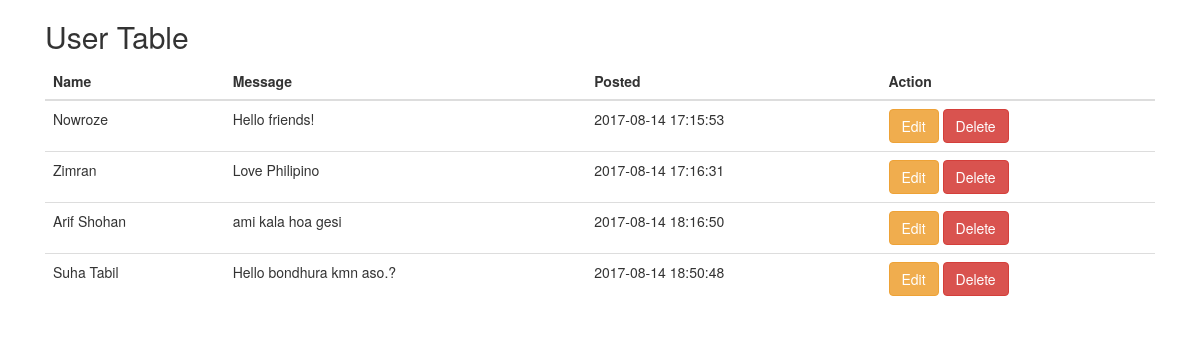
The page /select.php on the database its author committed.
### tables this page shows
CREATE TABLE `posts` (
  `id` int(11) NOT NULL,
  `name` varchar(255) NOT NULL,
  `message` text NOT NULL,
  `created_at` timestamp NOT NULL DEFAULT CURRENT_TIMESTAMP ON UPDATE CURRENT_TIMESTAMP
);

### select.php (the view)
<?php
try {
    $connection = new PDO('mysql:host=localhost; dbname=pdo_ca; charset=utf8', 'root', 'dbbl96811');
    $query = $connection->prepare("SELECT * FROM posts");
    $query->setFetchMode(PDO::FETCH_ASSOC);
    $query->execute();
} catch (PDOException $e) {
    echo "Error: " . $e->getMessage();
}
?>
<?php include ('inc/header.php'); ?>
<div class="col-md-12">
    <h2>User Table</h2>
    <table class="table">
        <thead>
        <tr>
            <th>Name</th>
            <th>Message</th>
            <th>Posted</th>
            <th>Action</th>
        </tr>
        </thead>
        <tbody>
        <?php while ($data = $query->fetch()) {; ?>
        <tr>
            <td><?php  echo $data['name'];?></td>
            <td><?php  echo $data['message'];?></td>
            <td><?php  echo $data['created_at'];?></td>
            <td>
                <a class="btn btn-warning" href="update.php?edit_id=<?php echo $data['id']; ?>">Edit</a>
                <a class="btn btn-danger" href="delete.php?del_id=<?php echo $data['id']; ?>">Delete</a>
            </td>
        </tr>
        <?php  };?>
        </tbody>
    </table>
</div>
<?php include ('inc/footer.php'); ?>

### inc/header.php (shortened to what this page needs)
<!DOCTYPE html>
<html lang="en">
<head>
    <link rel="stylesheet" href="https://maxcdn.bootstrapcdn.com/bootstrap/3.3.7/css/bootstrap.min.css">
</head>
<body>
<div class="container">

### inc/footer.php (shortened to what this page needs)
</div>
</body>
</html>

### rows shown on the page
posts: name "Nowroze", message "Hello friends!", created_at "2017-08-14 17:15:53"
posts: name "Zimran", message "Love Philipino", created_at "2017-08-14 17:16:31"
posts: name "Arif Shohan", message "ami kala hoa gesi", created_at "2017-08-14 18:16:50"
posts: name "Suha Tabil", message "Hello bondhura kmn aso.?", created_at "2017-08-14 18:50:48"
